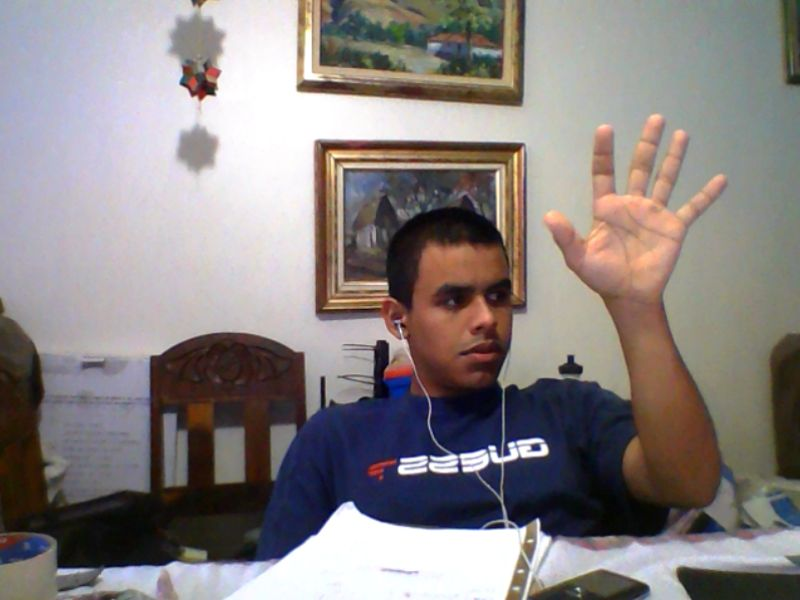
#> input picture OpenCV/2-scenesegmentation/codes/ressources/hand2.jpg, 800 x 600 px, found by its file name
$ python ConvexHull.py   (older library calls are emulated)
#> lines starting #> are read from the running program, lines starting #| are printed output that depends on the picture; after the words box and inside, x2 and y2 are one past the last pixel; in counts of white or black regions, pixels touching at a corner belong together
import cv2
import numpy as np
import matplotlib.pyplot as plt

#cap = cv2.VideoCapture(0)
img = cv2.imread('Hand2.jpg')
#> img is the input picture: shape (600, 800, 3); mean B, G, R 130, 130.6, 137.5
gray = cv2.cvtColor(img, cv2.COLOR_BGR2GRAY)
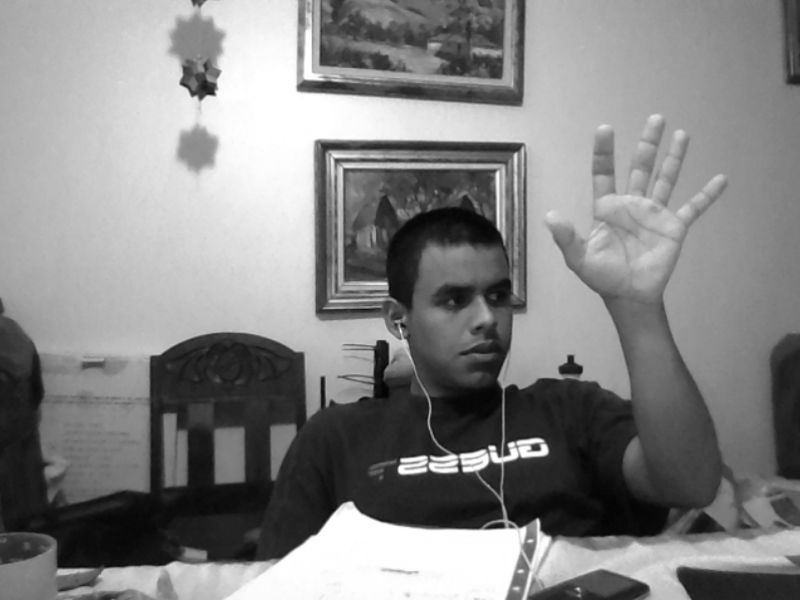
#> gray: shape (600, 800); min 2, max 255, mean 132.6
blur = cv2.GaussianBlur(gray, (5, 5), 0)
ret, thresh1 = cv2.threshold(blur, 70, 255, cv2.THRESH_BINARY_INV + cv2.THRESH_OTSU)
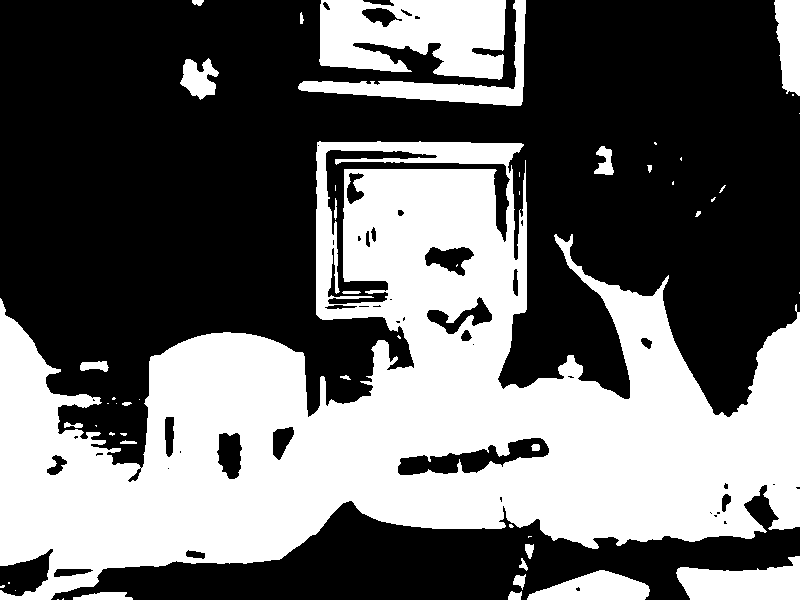
#> thresh1: shape (600, 800); 41.1% white; 52 white regions (27 under 20 px)
#> ret = 121

im3, contours, hierarchy = cv2.findContours(thresh1, cv2.RETR_TREE, cv2.CHAIN_APPROX_SIMPLE)
#> contours = 101 contours, 54 with area under 20; largest, box (x1, y1, x2, y2) and area: (0, 141, 800, 600) 180570, (319, 0, 506, 80) 11528, (325, 149, 511, 305) 5525, (298, 0, 526, 106) 3914, (676, 556, 800, 600) 3620
drawing = np.zeros(img.shape, np.uint8)

max_area = 0
ci = 0

for i in range(len(contours)):
    cnt = contours[i]
    area = cv2.contourArea(cnt)
    if (area > max_area):
        max_area = area
        ci = i
#> this loop made 101 passes
#> (area, max_area) on passes 3, 9, 12, 40: (296.5, 296.5), (2273.5, 2273.5), (3620.5, 3620.5), (180570, 180570)
#> area on passes 4, 8, 11, 13, 16, 20: 80, 97, 39, 76.5, 30, 49
#> after the loop, ci = 39; max_area = 180570
cnt = contours[ci]
#> cnt = contour of 1498 points, box (x1, y1, x2, y2) (0, 141, 800, 600), area 180570
hull = cv2.convexHull(cnt)
#> hull = contour of 12 points, box (x1, y1, x2, y2) (0, 141, 800, 600), area 293044
moments = cv2.moments(cnt)
#> moments = moments, m00 180570, centre m10/m00, m01/m00 = (397.5, 405.1)
if moments['m00'] != 0:
    cx = int(moments['m10'] / moments['m00'])  # cx = M10/M00
#> cx = 397
    cy = int(moments['m01'] / moments['m00'])  # cy = M01/M00
#> cy = 405

centr = (cx, cy)
#> centr = (397, 405)
cv2.circle(img, centr, 5, [0, 0, 255], 2)
#> img: shape (600, 800, 3); 0.02% of pixels changed, all inside (x1, y1, x2, y2) = (391, 399, 404, 412)
cv2.drawContours(drawing, [cnt], 0, (0, 255, 0), 2)
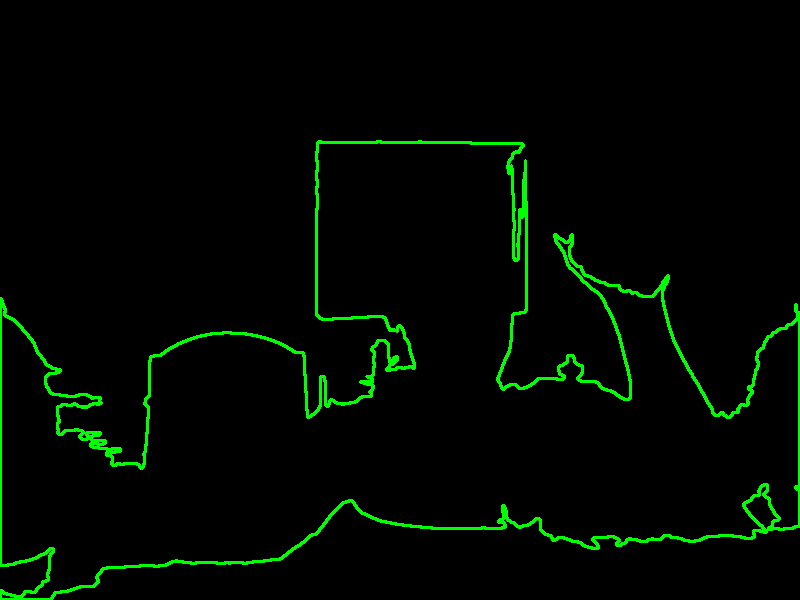
#> drawing: shape (600, 800, 3); mean of channels 0, 1, 2 0, 7.9, 0; drawn as B, G, R
cv2.drawContours(drawing, [hull], 0, (0, 0, 255), 2)
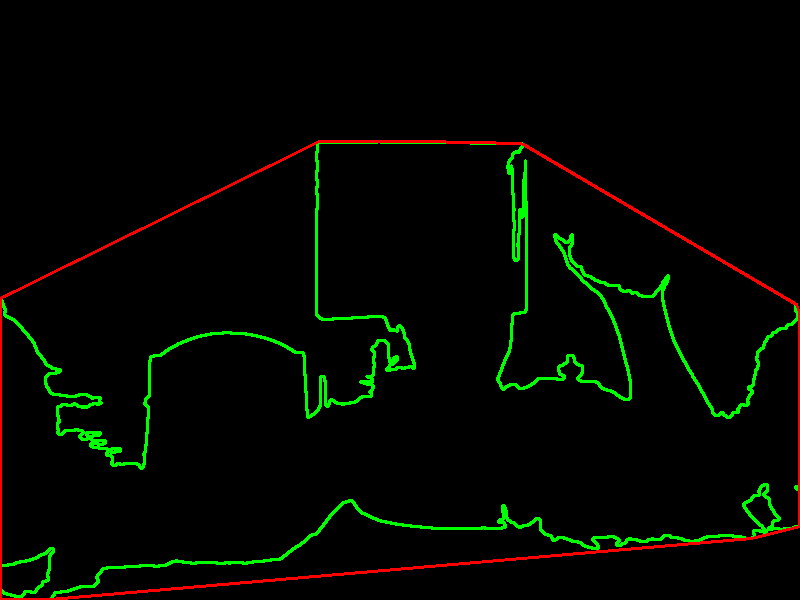
#> drawing: shape (600, 800, 3); 1.26% of pixels changed, all inside (x1, y1, x2, y2) = (0, 140, 800, 600); drawn as B, G, R

cnt = cv2.approxPolyDP(cnt, 0.01 * cv2.arcLength(cnt, True), True)
#> cnt = contour of 20 points, box (x1, y1, x2, y2) (0, 142, 800, 600), area 172638
hull = cv2.convexHull(cnt, returnPoints=False)
#> hull = [13, 12, 6, 5, 3, 0]

if (1):
    defects = cv2.convexityDefects(cnt, hull)
#> defects = [[13, 0, 15, 62645], [0, 3, 2, 13568], [3, 5, 4, 17110], [6, 12, 11, 56492]]
    mind = 0
    maxd = 0
    for i in range(defects.shape[0]):
        s, e, f, d = defects[i, 0]
        start = tuple(cnt[s][0])
        end = tuple(cnt[e][0])
        far = tuple(cnt[f][0])
        dist = cv2.pointPolygonTest(cnt, centr, True)
        cv2.line(img, start, end, [0, 255, 0], 2)

        cv2.circle(img, far, 5, [0, 0, 255], -1)
#> this loop made 4 passes
#> (s, e, f, d, start, end, far) on passes 1 to 4: (13, 0, 15, 62645, (317, 142), (0, 298), (414, 367)), (0, 3, 2, 13568, (0, 298), (0, 599), (53, 549)), (3, 5, 4, 17110, (0, 599), (799, 526), (349, 500)), (6, 12, 11, 56492, (796, 304), (521, 143), (501, 387))
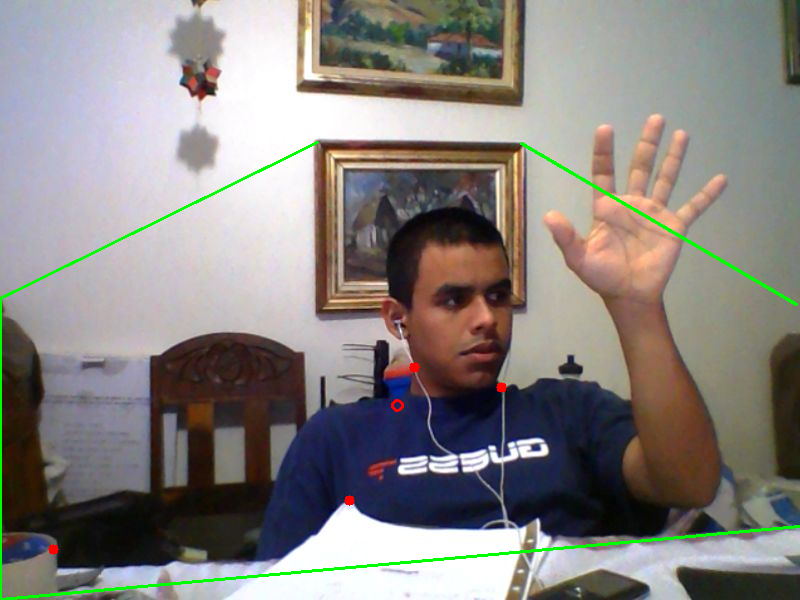
#> img: shape (600, 800, 3); mean B, G, R 128.1, 131.5, 135.8
    print(i)
#| 3
    i = 0
plt.figure("Hand on grass")
plt.subplot(2, 2, 1)
plt.imshow(drawing[..., ::-1])
plt.subplot(2, 2, 2)
plt.imshow(img[..., ::-1])
plt.waitforbuttonpress()
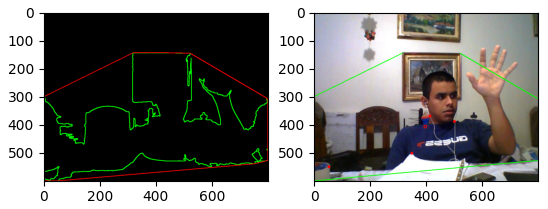
#> figure drawn by matplotlib, 2 panels

# [6 lines of commented-out code are left out]

$ run again, with OpenCV/2-scenesegmentation/codes/ressources/HandBlue.jpg copied over OpenCV/2-scenesegmentation/codes/ressources/hand2.jpg
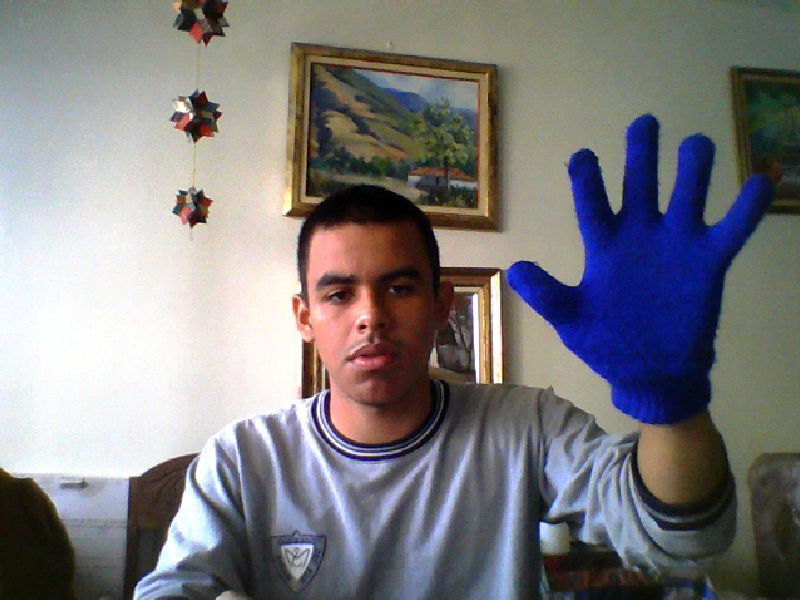
#> input picture OpenCV/2-scenesegmentation/codes/ressources/HandBlue.jpg, 800 x 600 px, found by its file name
#> img is the input picture: shape (600, 800, 3); mean B, G, R 126.4, 124.4, 125.6
#> `ret, thresh1 = cv2.threshold(blur, 70, 255, cv2.THRESH_BINARY_INV + cv..`:
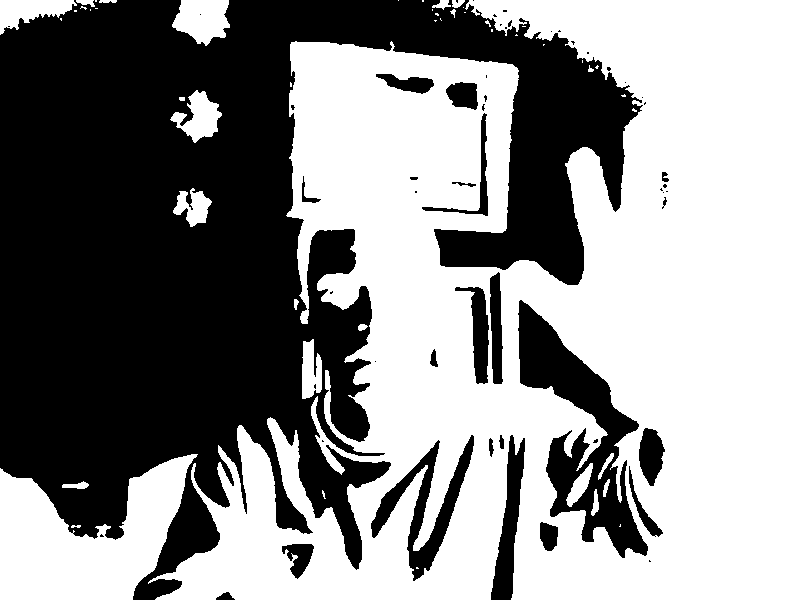
#> thresh1: shape (600, 800); 55.1% white; 55 black regions (33 under 20 px)
#> ret = 131
#> contours = 101 contours, 59 with area under 20; largest, box (x1, y1, x2, y2) and area: (148, 0, 800, 600) 261206, (0, 454, 198, 600) 16282, (517, 299, 649, 559) 13152, (370, 434, 475, 582) 4274, (172, 0, 230, 46) 1808
#> the loop `for i in range(len(contours)):` made 101 passes
#> (area, max_area) on passes 3, 4, 36: (99.5, 99.5), (16282.5, 16282.5), (261205.5, 261205.5)
#> after the loop `for i in range(len(contours)):`: ci = 35; max_area = 261205.5
#> `cnt = contours[ci]`: cnt = contour of 1933 points, box (x1, y1, x2, y2) (148, 0, 800, 600), area 261206
#> `hull = cv2.convexHull(cnt)`: hull = contour of 9 points, box (x1, y1, x2, y2) (148, 0, 800, 600), area 341671
#> moments = moments, m00 261205.5, centre m10/m00, m01/m00 = (551.8, 326)
#> cx = 551
#> cy = 325
#> centr = (551, 325)
#> `cnt = cv2.approxPolyDP(cnt, 0.01 * cv2.arcLength(cnt, True), True)`: cnt = contour of 17 points, box (x1, y1, x2, y2) (155, 0, 800, 600), area 249821
#> `hull = cv2.convexHull(cnt, returnPoints=False)`: hull = [12, 11, 10, 6, 0]
#> defects = [[12, 0, 14, 77359], [0, 6, 3, 50555], [6, 10, 8, 42240]]
#> the loop `for i in range(defects.shape[0]):` made 3 passes
#> (s, e, f, d, start, end, far) on passes 1 to 3: (12, 0, 14, 77359, (469, 0), (291, 42), (577, 285)), (0, 6, 3, 50555, (291, 42), (155, 599), (391, 465)), (6, 10, 8, 42240, (155, 599), (799, 599), (511, 434))
#| 2
#> `plt.waitforbuttonpress()`:
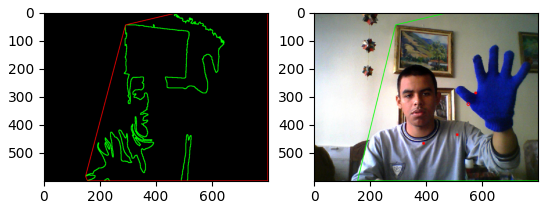
#> figure drawn by matplotlib, 2 panels
